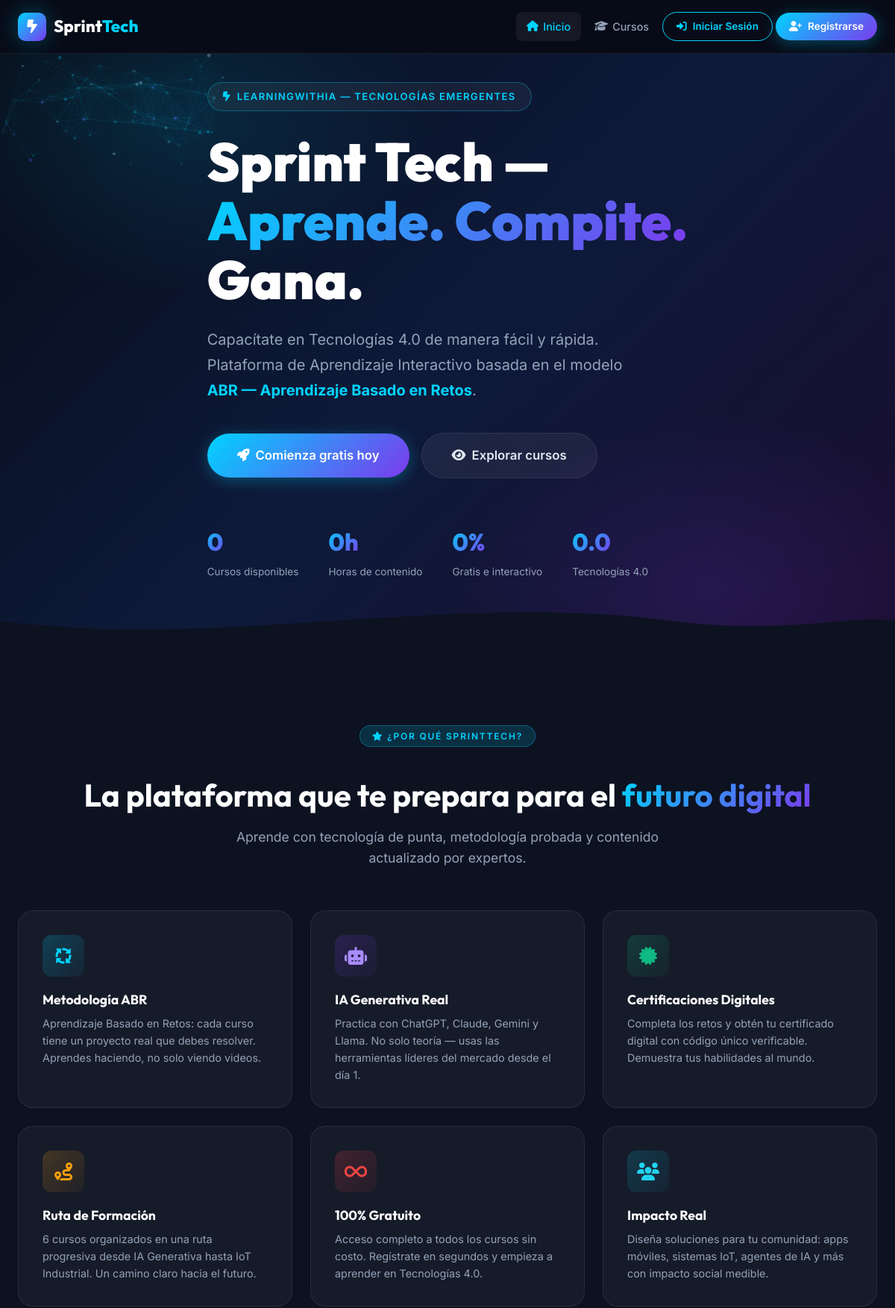
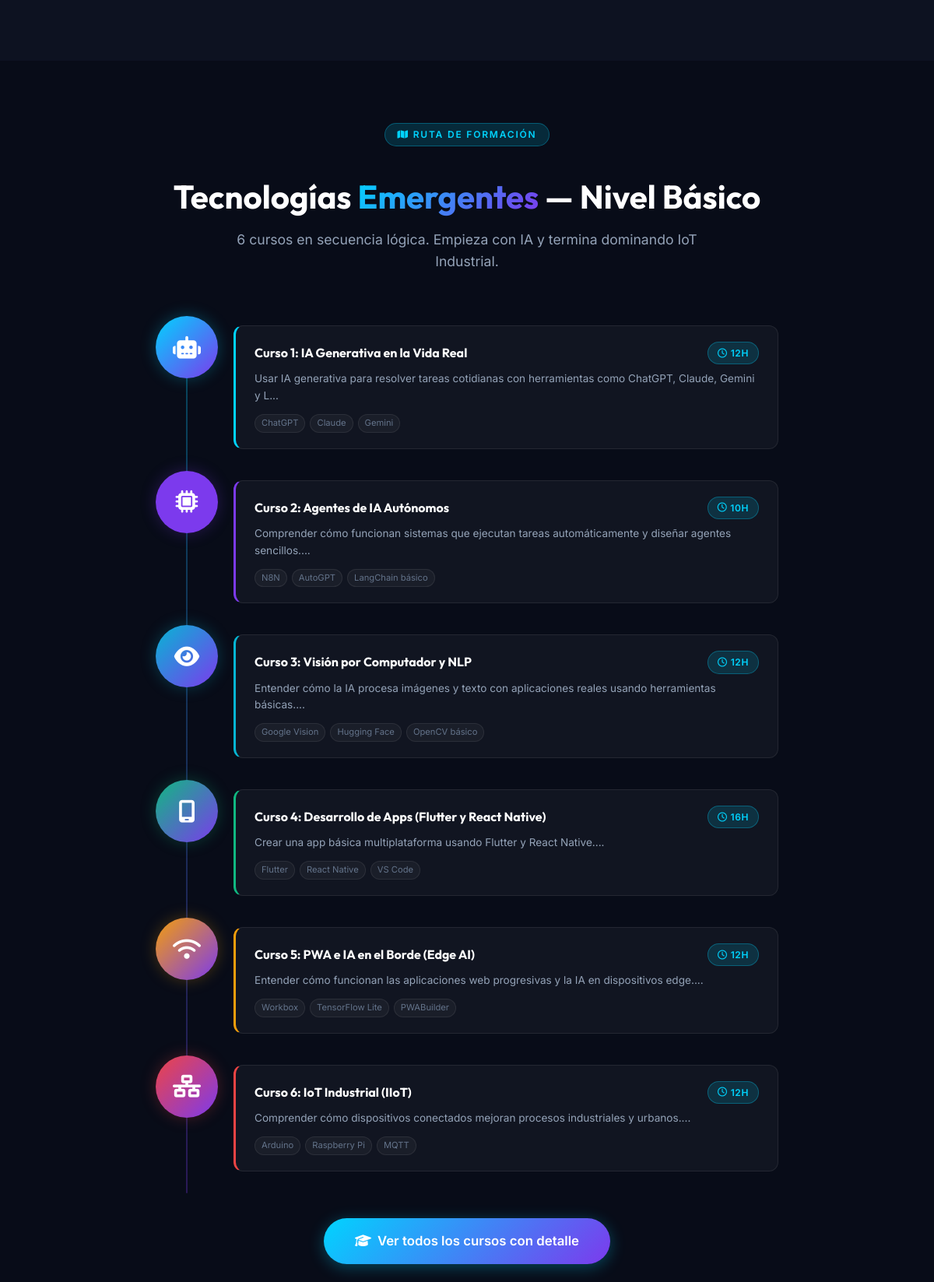
The page / (upper part) on the database its author committed (2 pictures, top to bottom).
### tables this page shows
CREATE TABLE IF NOT EXISTS courses (
  id              INT AUTO_INCREMENT PRIMARY KEY,
  nombre          VARCHAR(200) NOT NULL,
  descripcion     TEXT,
  objetivo        TEXT,
  duracion_horas  INT NOT NULL,
  nivel           VARCHAR(50) DEFAULT 'Básico',
  herramientas    VARCHAR(255),
  color_accent    VARCHAR(20) DEFAULT '#00d4ff',
  icono           VARCHAR(50) DEFAULT 'fa-brain',
  orden           INT DEFAULT 0,
  activo          TINYINT(1) DEFAULT 1
);

### config/session.php (called while the page is built, shortened)
<?php
function isLoggedIn(): bool {
    return isset($_SESSION['user_id']) && !empty($_SESSION['user_id']);
}
function baseUrl(string $path = ''): string {
    $script = $_SERVER['SCRIPT_NAME'] ?? '';
    $root = '';
    $protocol = (!empty($_SERVER['HTTPS']) && $_SERVER['HTTPS'] !== 'off') ? 'https' : 'http';
    $host     = $_SERVER['HTTP_HOST'] ?? 'localhost';
    return $protocol . '://' . $host . $root . '/' . ltrim($path, '/');
}

### index.php (the view, shortened to what this page needs)
<?php
require_once __DIR__ . '/config/session.php';
$db       = getDB();
$courses = $db->query('SELECT * FROM courses WHERE activo = 1 ORDER BY orden LIMIT 3')->fetchAll();
require_once __DIR__ . '/includes/header.php';
?>
<section class="hero" id="hero">
  <canvas class="hero-canvas" id="particleCanvas"></canvas>
  <div class="hero-glow-1"></div>
  <div class="hero-glow-2"></div>
  <div class="container" style="padding-top: 24px; padding-bottom: 80px;">
    <div class="hero-content">
      <div class="hero-logo-badge fade-in">
        <i class="fa-solid fa-bolt-lightning"></i>
        LearningWithIA — Tecnologías Emergentes
      </div>
      <h1 class="hero-title fade-in fade-in-delay-1">
        Sprint Tech —
        <span class="line-accent">Aprende. Compite.</span>
        Gana.
      </h1>
      <p class="hero-subtitle fade-in fade-in-delay-2">
        Capacítate en Tecnologías 4.0 de manera fácil y rápida.
        Plataforma de Aprendizaje Interactivo basada en el modelo
        <strong style="color:var(--clr-cyan);">ABR — Aprendizaje Basado en Retos</strong>.
      </p>
      <div class="hero-cta fade-in fade-in-delay-3">
        <?php if ($loggedIn): ?>
          <a href="<?= baseUrl('/user/my_courses.php') ?>" class="btn btn-primary btn-lg" id="btn-hero-mycourses">
            <i class="fa-solid fa-book-open"></i> Mis Cursos
          </a>
          <a href="<?= baseUrl('/courses/index.php') ?>" class="btn btn-ghost btn-lg" id="btn-hero-courses">
            <i class="fa-solid fa-graduation-cap"></i> Ver todos los cursos
          </a>
        <?php else: ?>
          <a href="<?= baseUrl('/auth/register.php') ?>" class="btn btn-primary btn-lg" id="btn-hero-register">
            <i class="fa-solid fa-rocket"></i> Comienza gratis hoy
          </a>
          <a href="<?= baseUrl('/courses/index.php') ?>" class="btn btn-ghost btn-lg" id="btn-hero-courses">
            <i class="fa-solid fa-eye"></i> Explorar cursos
          </a>
        <?php endif; ?>
      </div>
      <div class="hero-stats fade-in" style="transition-delay:0.4s;">
        <div class="stat-item">
          <div class="stat-value"><span data-target="6" data-suffix="">0</span></div>
          <div class="stat-label">Cursos disponibles</div>
        </div>
        <div class="stat-item">
          <div class="stat-value"><span data-target="74" data-suffix="h">0h</span></div>
          <div class="stat-label">Horas de contenido</div>
        </div>
        <div class="stat-item">
          <div class="stat-value"><span data-target="100" data-suffix="%">0%</span></div>
          <div class="stat-label">Gratis e interactivo</div>
        </div>
        <div class="stat-item">
          <div class="stat-value"><span data-target="4" data-suffix=".0">0.0</span></div>
          <div class="stat-label">Tecnologías 4.0</div>
        </div>
      </div>
    </div>
  </div>
  <div style="position:absolute; bottom:0; left:0; right:0; overflow:hidden; line-height:0;">
    <svg viewBox="0 0 1200 80" preserveAspectRatio="none" style="width:100%; height:80px; display:block;">
      <path d="M0,40 C300,80 600,0 900,40 C1050,60 1150,30 1200,40 L1200,80 L0,80 Z"
            fill="rgba(13,18,33,1)"></path>
    </svg>
  </div>
</section>
<section class="section" style="padding-top: 100px; background: #0d1221;">
  <div class="container">
    <div class="section-header fade-in">
      <span class="section-label"><i class="fa-solid fa-star"></i> ¿Por qué SprintTech?</span>
      <h2 class="section-title mt-24">
        La plataforma que te prepara para el
        <span class="text-gradient">futuro digital</span>
      </h2>
      <p class="section-subtitle">
        Aprende con tecnología de punta, metodología probada y contenido actualizado por expertos.
      </p>
    </div>
    <div class="features-grid">
      <div class="feature-card fade-in" id="feature-abr">
        <div class="feature-icon" style="background: linear-gradient(135deg, rgba(0,212,255,0.2), rgba(0,212,255,0.05)); color: var(--clr-cyan);">
          <i class="fa-solid fa-arrows-spin"></i>
        </div>
        <h3 class="feature-title">Metodología ABR</h3>
        <p class="feature-desc">
          Aprendizaje Basado en Retos: cada curso tiene un proyecto real que debes resolver. Aprendes haciendo, no solo viendo videos.
        </p>
      </div>
      <div class="feature-card fade-in fade-in-delay-1" id="feature-ia">
        <div class="feature-icon" style="background: linear-gradient(135deg, rgba(124,58,237,0.2), rgba(124,58,237,0.05)); color: #a78bfa;">
          <i class="fa-solid fa-robot"></i>
        </div>
        <h3 class="feature-title">IA Generativa Real</h3>
        <p class="feature-desc">
          Practica con ChatGPT, Claude, Gemini y Llama. No solo teoría — usas las herramientas líderes del mercado desde el día 1.
        </p>
      </div>
      <div class="feature-card fade-in fade-in-delay-2" id="feature-cert">
        <div class="feature-icon" style="background: linear-gradient(135deg, rgba(16,185,129,0.2), rgba(16,185,129,0.05)); color: var(--clr-green);">
          <i class="fa-solid fa-certificate"></i>
        </div>
        <h3 class="feature-title">Certificaciones Digitales</h3>
        <p class="feature-desc">
          Completa los retos y obtén tu certificado digital con código único verificable. Demuestra tus habilidades al mundo.
        </p>
      </div>
      <div class="feature-card fade-in" id="feature-path">
        <div class="feature-icon" style="background: linear-gradient(135deg, rgba(245,158,11,0.2), rgba(245,158,11,0.05)); color: var(--clr-amber);">
          <i class="fa-solid fa-route"></i>
        </div>
        <h3 class="feature-title">Ruta de Formación</h3>
        <p class="feature-desc">
          6 cursos organizados en una ruta progresiva desde IA Generativa hasta IoT Industrial. Un camino claro hacia el futuro.
        </p>
      </div>
      <div class="feature-card fade-in fade-in-delay-1" id="feature-free">
        <div class="feature-icon" style="background: linear-gradient(135deg, rgba(239,68,68,0.2), rgba(239,68,68,0.05)); color: var(--clr-red);">
          <i class="fa-solid fa-infinity"></i>
        </div>
        <h3 class="feature-title">100% Gratuito</h3>
        <p class="feature-desc">
          Acceso completo a todos los cursos sin costo. Regístrate en segundos y empieza a aprender en Tecnologías 4.0.
        </p>
      </div>
      <div class="feature-card fade-in fade-in-delay-2" id="feature-community">
        <div class="feature-icon" style="background: linear-gradient(135deg, rgba(6,182,212,0.2), rgba(6,182,212,0.05)); color: #22d3ee;">
          <i class="fa-solid fa-users"></i>
        </div>
        <h3 class="feature-title">Impacto Real</h3>
        <p class="feature-desc">
          Diseña soluciones para tu comunidad: apps móviles, sistemas IoT, agentes de IA y más con impacto social medible.
        </p>
      </div>
    </div>
  </div>
</section>
<section class="section" style="background: var(--clr-bg);">
  <div class="container">
    <div class="section-header fade-in">
      <span class="section-label"><i class="fa-solid fa-map"></i> Ruta de Formación</span>
      <h2 class="section-title mt-24">
        Tecnologías <span class="text-gradient">Emergentes</span> — Nivel Básico
      </h2>
      <p class="section-subtitle">
        6 cursos en secuencia lógica. Empieza con IA y termina dominando IoT Industrial.
      </p>
    </div>
    <div style="position:relative; max-width:800px; margin:0 auto;">
      <div style="position:absolute; left:39px; top:0; bottom:0; width:2px; background: linear-gradient(180deg, var(--clr-cyan), var(--clr-violet)); opacity:0.3; border-radius:1px;"></div>
      <?php
      $allCourses = $db->query('SELECT * FROM courses WHERE activo = 1 ORDER BY orden')->fetchAll();
      foreach ($allCourses as $i => $c):
        $delays = ['', 'fade-in-delay-1', 'fade-in-delay-2', '', 'fade-in-delay-1', 'fade-in-delay-2'];
        $delay  = $delays[$i] ?? '';
      ?>
      <div class="fade-in <?= $delay ?>" style="display:flex; gap:20px; padding:0 0 28px 0; align-items:flex-start;">
        <div style="width:80px; height:80px; border-radius:50%; background: linear-gradient(135deg, <?= htmlspecialchars($c['color_accent']) ?>, #7c3aed); display:flex; align-items:center; justify-content:center; flex-shrink:0; position:relative; z-index:1; box-shadow: 0 0 20px <?= htmlspecialchars($c['color_accent']) ?>44;">
          <i class="fa-solid <?= htmlspecialchars($c['icono']) ?>" style="font-size:1.8rem; color:white;"></i>
        </div>
        <div style="flex:1; background:var(--clr-bg-card); border:1px solid var(--clr-border); border-left:3px solid <?= htmlspecialchars($c['color_accent']) ?>; border-radius:var(--radius-md); padding:20px 24px; margin-top:12px;">
          <div style="display:flex; justify-content:space-between; align-items:center; flex-wrap:wrap; gap:8px; margin-bottom:8px;">
            <h3 style="font-size:1rem; color:var(--clr-white);">
              Curso <?= $i + 1 ?>: <?= htmlspecialchars($c['nombre']) ?>
            </h3>
            <span class="badge badge-cyan"><i class="fa-regular fa-clock"></i> <?= (int)$c['duracion_horas'] ?>h</span>
          </div>
          <p style="font-size:0.85rem; color:var(--clr-text-muted); line-height:1.6; margin-bottom:12px;">
            <?= htmlspecialchars(mb_substr($c['objetivo'], 0, 100)) ?>...
          </p>
          <?php if (!empty($c['herramientas'])): ?>
          <div style="display:flex; gap:6px; flex-wrap:wrap;">
            <?php foreach (array_slice(explode(',', $c['herramientas']), 0, 3) as $tool): ?>
              <span style="font-size:0.7rem; padding:2px 8px; background:rgba(255,255,255,0.04); border:1px solid var(--clr-border); border-radius:100px; color:var(--clr-text-dim);">
                <?= trim(htmlspecialchars($tool)) ?>
              </span>
            <?php endforeach; ?>
          </div>
          <?php endif; ?>
        </div>
      </div>
      <?php endforeach; ?>
    </div>
    <div style="text-align:center; margin-top:32px;" class="fade-in">
      <a href="<?= baseUrl('/courses/index.php') ?>" class="btn btn-primary btn-lg" id="btn-view-all-courses">
        <i class="fa-solid fa-graduation-cap"></i> Ver todos los cursos con detalle
      </a>
    </div>
  </div>
</section>
<?php require_once __DIR__ . '/includes/footer.php'; ?>

### rows shown on the page
courses: nombre "IA Generativa en la Vida Real", duracion_horas "12", objetivo "Usar IA generativa para resolver tareas cotidianas con herramientas como ChatGPT, Claude, Gemini y L", herramientas "ChatGPT", herramientas "Claude", herramientas "Gemini"
courses: nombre "Agentes de IA Autónomos", duracion_horas "10", objetivo "Comprender cómo funcionan sistemas que ejecutan tareas automáticamente y diseñar agentes sencillos.", herramientas "N8N", herramientas "AutoGPT", herramientas "LangChain básico"
courses: nombre "Visión por Computador y NLP", duracion_horas "12", objetivo "Entender cómo la IA procesa imágenes y texto con aplicaciones reales usando herramientas básicas.", herramientas "Google Vision", herramientas "Hugging Face", herramientas "OpenCV básico"
courses: nombre "Desarrollo de Apps (Flutter y React Native)", duracion_horas "16", objetivo "Crear una app básica multiplataforma usando Flutter y React Native.", herramientas "Flutter", herramientas "React Native", herramientas "VS Code"
courses: nombre "PWA e IA en el Borde (Edge AI)", duracion_horas "12", objetivo "Entender cómo funcionan las aplicaciones web progresivas y la IA en dispositivos edge.", herramientas "Workbox", herramientas "TensorFlow Lite", herramientas "PWABuilder"
courses: nombre "IoT Industrial (IIoT)", duracion_horas "12", objetivo "Comprender cómo dispositivos conectados mejoran procesos industriales y urbanos.", herramientas "Arduino", herramientas "Raspberry Pi", herramientas "MQTT"
